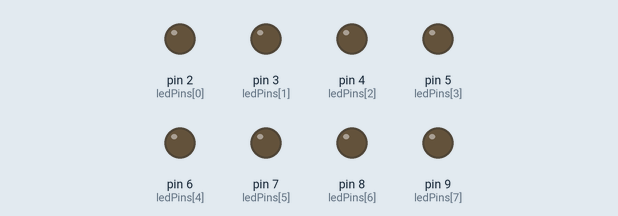
Simulated run of this sketch. Board: Arduino Uno, built with avr-gcc and run on an emulated ATmega328P. Parts: output pins drawn as LEDs (lit = HIGH).

Above: at 0.02 s.
At 0.37 s:
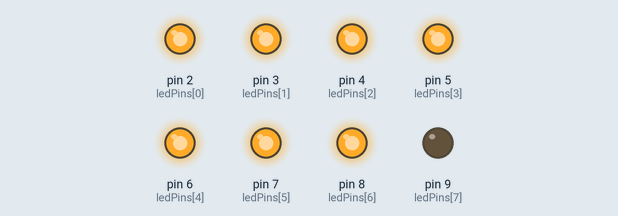
At 0.72 s:
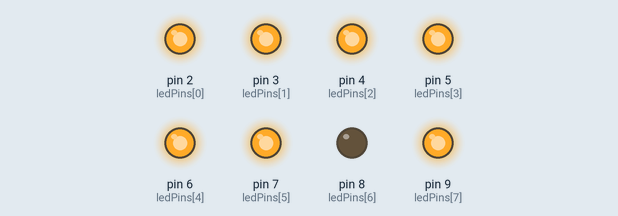
At 1.47 s:
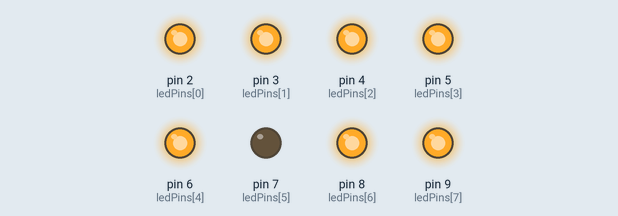
At 2.17 s:
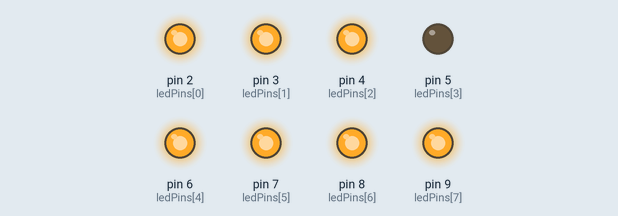
At 2.92 s:
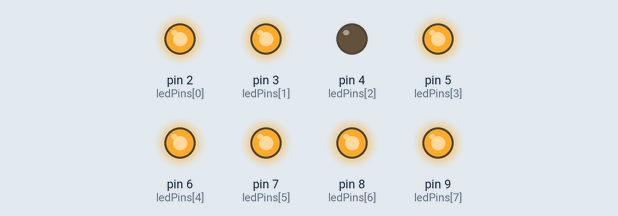
Timing chart, 0 to 3.2 s (numbered marks = the images above):
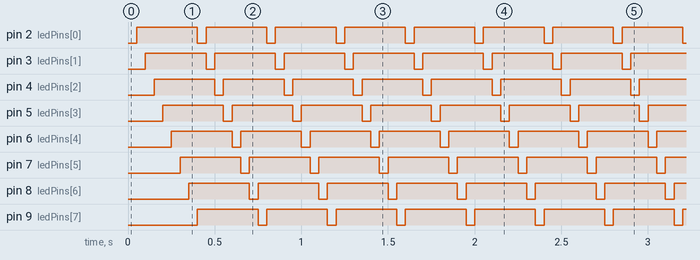

The sketch:

sketch_aug20a.ino
```cpp
#include <Arduino.h>

// 定义LED连接的引脚
const int ledPins[] = {2, 3, 4, 5, 6, 7, 8, 9};
const int numLeds = sizeof(ledPins) / sizeof(int);

void setup() {
  // 初始化所有LED引脚为输出
  for (int i = 0; i < numLeds; i++) {
    pinMode(ledPins[i], OUTPUT);
  }
}

void loop() {
  // 循环点亮每一个LED
  for (int i = 0; i < numLeds; i++) {
    digitalWrite(ledPins[i], LOW);  // 打开LED
    delay(50);                      // 等待一段时间
    digitalWrite(ledPins[i], HIGH);   // 关闭LED
  }
}
```

Measured:
- by itself, pin 2 (ledPins[0]), pin 3 (ledPins[1]), pin 4 (ledPins[2]), pin 5 (ledPins[3]), pin 6 (ledPins[4]), pin 7 (ledPins[5]), pin 8 (ledPins[6]), pin 9 (ledPins[7]): alternates HIGH for 0.35 s and LOW for 0.05 s
